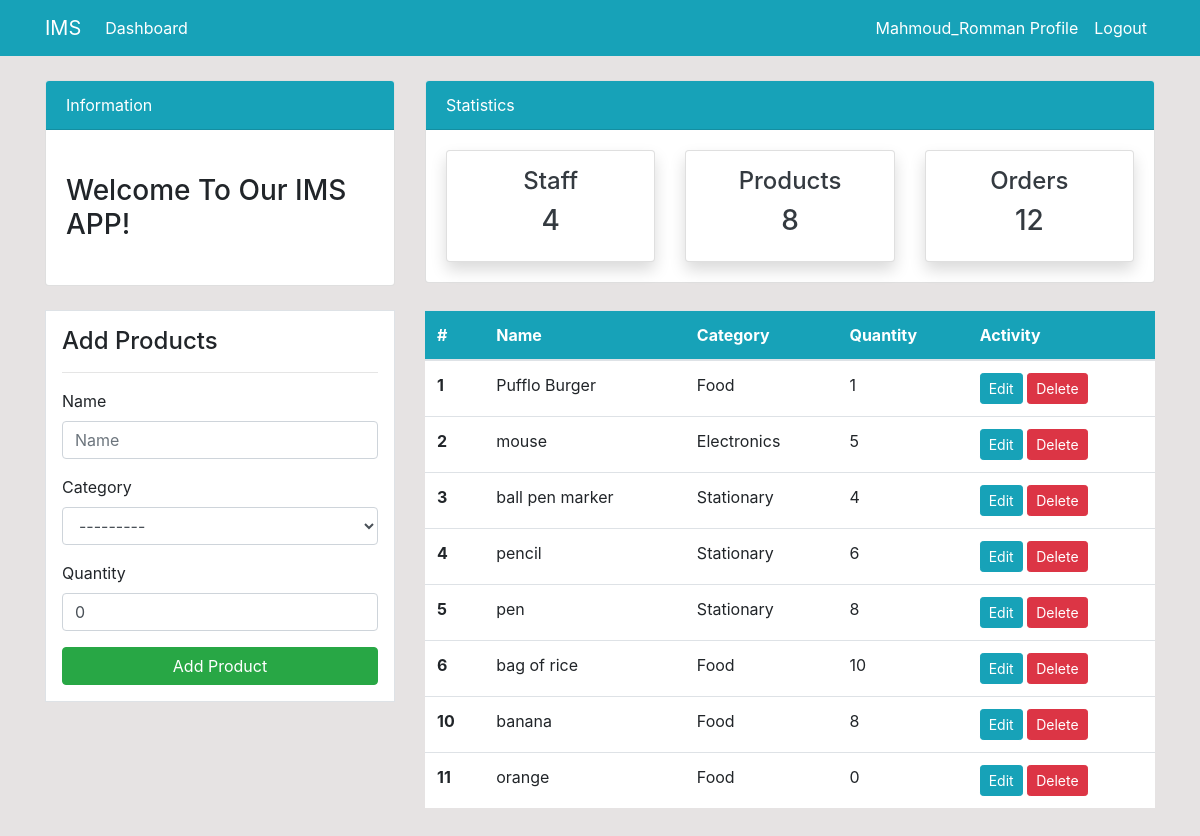
Page /product/ (signed in) on the committed database.
### dashboard/models.py (models this page shows, shortened)
class Product(models.Model):
    name = models.CharField(max_length=100, null=True)
    category = models.CharField(max_length=20, choices=CATEGORY, null=True)
    quantity = models.PositiveIntegerField(default=0, null=True)
    class Meta:
        verbose_name_plural = 'Product'

### dashboard/views.py (the view)
# urls.py: path('product/', views.product, name='dashboard-product'),
@login_required(login_url='user-login')
def product(request):
    items = models.Product.objects.all()    # Using ORM
    users_number = models.User.objects.count()
    products_number = models.Product.objects.count()
    orders_number = models.Order.objects.count()
    if request.method == "POST":
        form = forms.ProductForm(request.POST)
        if form.is_valid():
            form.save()
            product_name = form.cleaned_data.get('name')
            messages.success(request, f'{product_name} has been added')
            return redirect('dashboard-product')
    else:
        form = forms.ProductForm()
    context = {
        'items': items,
        'form' : form,
        'users_number' : users_number,
        'products_number' : products_number,
        'orders_number' : orders_number,
    }
    return render(request, 'dashboard/product.html', context)

### dashboard/forms.py
class ProductForm(forms.ModelForm):
    class Meta:
        model = models.Product
        fields = '__all__'

### templates/dashboard/product.html (shortened to what this page needs)
{% extends 'partials/base.html' %}
{% load bootstrap4 %}
{% block content %}
{% include 'partials/topnav.html' %}
    <div class="container">
        <div class="row my-4">
            <div class="col-md-4">
                <div class="border bg-white p-3">
                    <h4>Add Products</h4>
                    <hr>
                    <form method="POST">
                        {% bootstrap_form form %}
                        <input class="btn btn-success btn-block" type="submit" value="Add Product">
                    </form>
                </div>
            </div>
            <div class="col-md-8">
                <table class="table bg-white">
                    <thead class="bg-info">
                        <tr class="text-white">
                            <th scope="col">#</th>
                            <th scope="col">Name</th>
                            <th scope="col">Category</th>
                            <th scope="col">Quantity</th>
                            <th scope="col">Activity</th>
                        </tr>
                    </thead>
                    <tbody>
                        {% for item in items %}
                            <tr>
                                <th scope="row">{{item.id}}</th>
                                <td>{{item.name}}</td>
                                <td>{{item.category}}</td>
                                <td>{{item.quantity}}</td>
                                <td>
                                    <a class="btn btn-info btn-sm" href="{% url 'dashboard-product-update' item.id %}">Edit</a>
                                    <a class="btn btn-danger btn-sm" href="{% url 'dashboard-product-delete' item.id %}">Delete</a>
                                </td>
                            </tr>
                        {% endfor %}
                    </tbody>
                </table>
            </div>
        </div>
    </div>
{% endblock content %}

### templates/partials/base.html (shortened to what this page needs)
{% load static %}
<!doctype html>
<html lang="en">
  <head>
    <link rel="stylesheet" href="https://cdn.jsdelivr.net/npm/bootstrap@4.6.2/dist/css/bootstrap.min.css">
    <link rel="stylesheet" href="{% static '/style.css' %}">
  </head>
  <body>
        {% include 'partials/nav.html' %}
        {% block content %}
        {% endblock content %}
  </body>
</html>

### templates/partials/nav.html (shortened to what this page needs)
<nav class="navbar navbar-expand-lg navbar-info bg-info">
    {% if user.is_authenticated %}
    <div class="container">
        <a class="navbar-brand text-white" href="{% url 'dashboard-index' %}">IMS</a>
        <div class="collapse navbar-collapse" id="navbarSupportedContent">
            <ul class="navbar-nav mr-auto">
                <li class="nav-item active">
                    <a class="nav-link text-white" href="{% url 'dashboard-index' %}">Dashboard </a>
                </li>
            </ul>
        <ul class="navbar-nav ml-auto">
                <li class="nav-item active">
                    <a class="nav-link text-white" href="{% url 'user-profile' %}">{{user.username}} Profile </a>
                </li>
                <li class="nav-item">
                    <a class="nav-link text-white" href="{% url 'user-logout' %}">Logout</a>
                </li>
        </ul>
        {% endif %}
        </div>
    </div>
</nav>

### templates/partials/topnav.html (shortened to what this page needs)
    <div class="container">
        <div class="row mt-4">
            <div class="col-md-4">
                <div class="card">
                    <div class="card-header bg-info text-white">
                        Information
                    </div>
                    <div class="card-body">
                        <marquee behavior="" direction="">
                            <h3 class="my-4">Welcome To Our IMS APP!</h3>
                        </marquee>
                    </div>
                </div>
            </div>
            <div class="col-md-8">
                <div class="card">
                    <div class="card-header bg-info text-white">
                        Statistics
                    </div>
                    <div class="card-body">
                        <div class="row">
                            <div class="col-md-4">
                                <a class="text-decoration-none text-dark" href="{% url 'dashboard-staff' %}">
                                    <div class="card my-card shadow text-center p-3">
                                        <h4>Staff </h4>
                                        <h3>{{users_number}}</h3>
                                    </div>
                                </a>
                            </div>
                            <div class="col-md-4">
                                <a class="text-decoration-none text-dark" href="{% url 'dashboard-product' %}">
                                    <div class="card my-card shadow text-center p-3">
                                        <h4>Products </h4>
                                        <h3>{{products_number}}</h3>
                                    </div>
                                </a>
                            </div>
                            <div class="col-md-4">
                                <a class="text-decoration-none text-dark" href="{% url 'dashboard-order' %}">
                                    <div class="card my-card shadow text-center p-3">
                                        <h4>Orders </h4>
                                        <h3>{{orders_number}}</h3>
                                    </div>
                                </a>
                            </div>
                        </div>
                    </div>
                </div>
            </div>
        </div>
    </div>

### static/style.css (style rules this page uses)
body { background: rgb(230, 227, 227); }

### rows in the picture
Product: id "1", name "Pufflo Burger", category "Food", quantity "1"
Product: id "2", name "mouse", category "Electronics", quantity "5"
Product: id "3", name "ball pen marker", category "Stationary", quantity "4"
Product: id "4", name "pencil", category "Stationary", quantity "6"
Product: id "5", name "pen", category "Stationary", quantity "8"
Product: id "6", name "bag of rice", category "Food", quantity "10"
Product: id "10", name "banana", category "Food", quantity "8"
Product: id "11", name "orange", category "Food", quantity "0"

### other values in the picture
{{ user.username }} "Mahmoud_Romman"
{{ users_number }} "4"
{{ products_number }} "8"
{{ orders_number }} "12"
